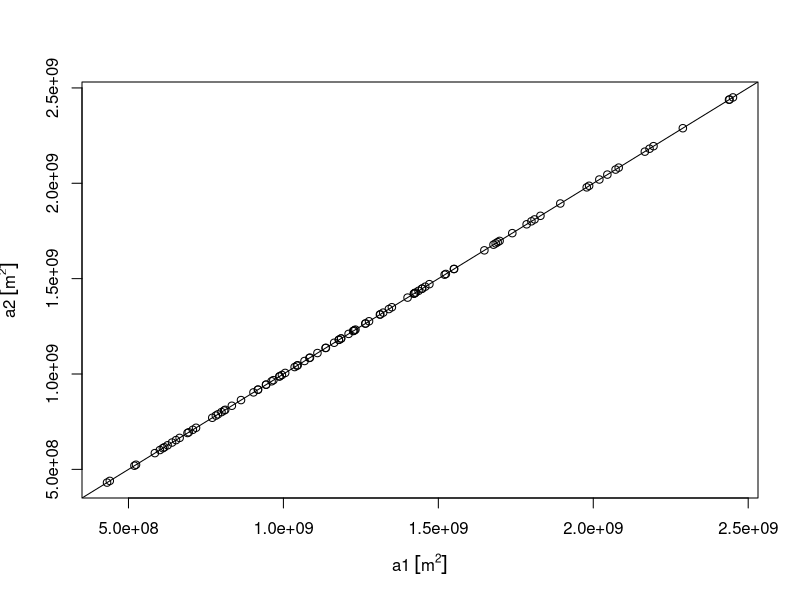

The R script that drew this image:
## ---- chunk 1
library(sf)
library(units)
## udunits database from /usr/share/xml/udunits/udunits2.xml
nc <- read_sf(system.file("gpkg/nc.gpkg", package = "sf"))
sf_use_s2(TRUE)
a1 <- st_area(nc)
sf_use_s2(FALSE)
## Spherical geometry (s2) switched off
a2 <- st_area(nc)
plot(a1, a2)
abline(0, 1)
